Frame 1 (no input): blank canvas, image omitted
Frame 60 (the mouse pressed at the canvas centre just before this capture): blank canvas, image omitted
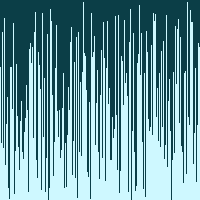
Frame 120 (the mouse held since frame 60 and released just before this capture)

The Processing sketch whose frames 1 and 60 were blank and that drew this single picture after the mouse press (run headless with seeded random() and noise(); from frame 60 on, the mouse is pressed at the canvas centre):

// Processing sketch: VisualArraySorter
// ── VisualArraySorter.pde
/* Copy the code into a new Processing sketch and complete then steps. */

//1. create an array of ints. don't initialize it yet.
int[] integers;

void setup() {
  //2. set the size of your window
  size(200, 200);

  //3. initialize your array with the built in width variable
  integers = new int[width];
  
  //4. initialize the ints in the array with random numbers
  //   from 0 to the built in height variable
  

  //5. call the noStroke() method
  noStroke();
}

void draw() {
  //6. set the background color with background(r, g, b);
  background(11, 62, 71);

  //7. set the color for your graph
  fill(206, 248, 255);

  //8. draw a rectangle for each int in your array.
  //   the x value will be the index of the int
  //   the y value will the height variable
  //   the width is 1
  //   the height is negative the value of the int at that element in the array
  for (int i = 0; i < integers.length; i++){
    rect(i, height, 1, -(integers[i]));
  }

  //9. call the stepSort method
  stepSort(integers);

  //10. extract the code that randomizes the array into a method.
  

  //11. call the method you made in step 10 when the mouse is pressed
  if (mousePressed) {
    for (int i = 0; i < integers.length; i++) {
    integers[i] = int(random(0, height));
    }
  }
}

void stepSort(int[] arr) {
  for (int i = 1; i < arr.length; i++) {
    if (arr[i - 1] > arr[i]) {
      int t = arr[i];
      arr[i] = arr[i - 1];
      arr[i - 1] = t;
    }
  }
}
